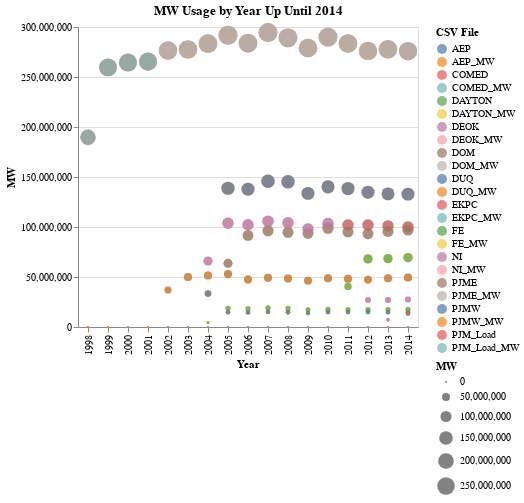

Source (notebook cell):
### Markdown cell above
Here I had to do another melt and reset of index in order to fix the data once again to include a years columns and ensure it will be collecting the data from all csv files. This is the real values attained from the dataframe.

### Code cell
scatter_plot = alt.Chart(df_melt).mark_circle().encode(
    x='Year:O',
    y='MW',
    color='CSV File',
    size='MW',
    tooltip=['Year', 'MW', 'CSV File']
).properties(
    title='MW Usage by Year Up Until 2014'
)

scatter_plot

### Figure 1 — Vega-Lite specification as saved in the notebook (floating-point values rounded to 4 significant figures; data arrays with more than 128 entries replaced by an {"elided": "..."} marker saying what was removed)
{"config": {"view": {"continuousWidth": 400, "continuousHeight": 300}}, "data": {"name": "data-751723c80de8d105555f6afd93b15d1b"}, "mark": "circle", "encoding": {"color": {"field": "CSV File", "type": "nominal"}, "size": {"field": "MW", "type": "quantitative"}, "tooltip": [{"field": "Year", "type": "quantitative"}, {"field": "MW", "type": "quantitative"}, {"field": "CSV File", "type": "nominal"}], "x": {"field": "Year", "type": "ordinal"}, "y": {"field": "MW", "type": "quantitative"}}, "title": "MW Usage by Year Up Until 2014", "$schema": "https://vega.github.io/schema/vega-lite/v4.17.0.json", "datasets": {"data-751723c80de8d105555f6afd93b15d1b": {"elided": "408 records"}}}
